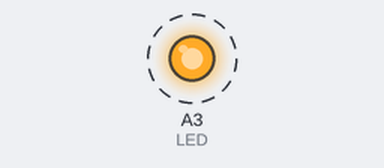
Bench run of a sketch on a simulated Arduino Uno, built with avr-gcc and run on an emulated ATmega328P. Shown: output pins drawn as LEDs (lit = HIGH). Dashed ring = blinking.

Above: at 0.5 s.
Timing chart, 0 to 4.6 s (numbered marks = the images above):
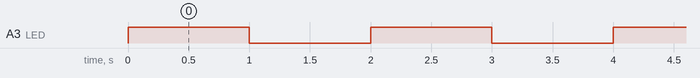

The sketch:

sketch_may14b.ino
```cpp
#define LED A3

void setup() {
  pinMode(LED, OUTPUT);

}

void loop() {
  digitalWrite(LED, HIGH);
  delay(1000);
  digitalWrite(LED, LOW);
  delay(1000);

}
```

Measured:
- by itself, A3 (LED): alternates HIGH for 1.0 s and LOW for 1.0 s
